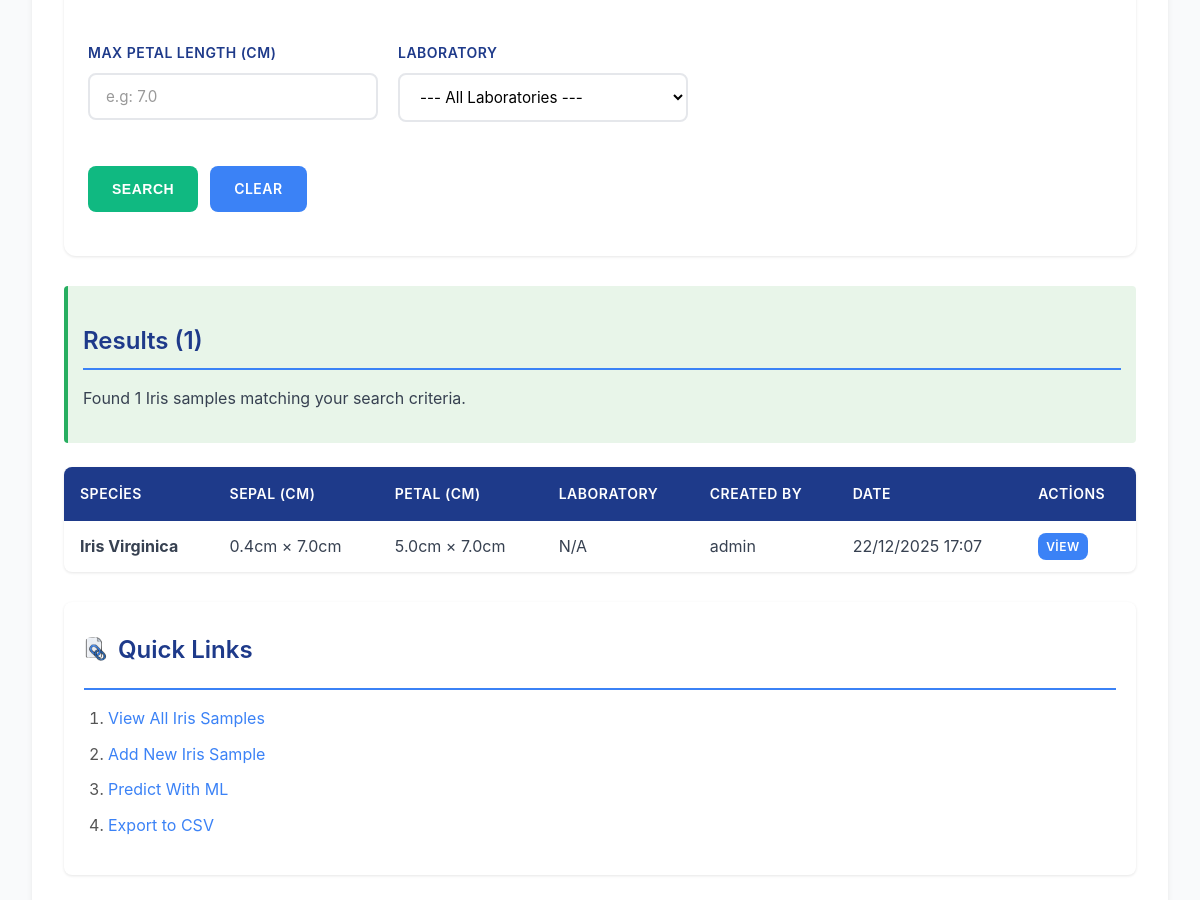
Page /search/?species=virginica (signed in, middle part) on the earlier database version.
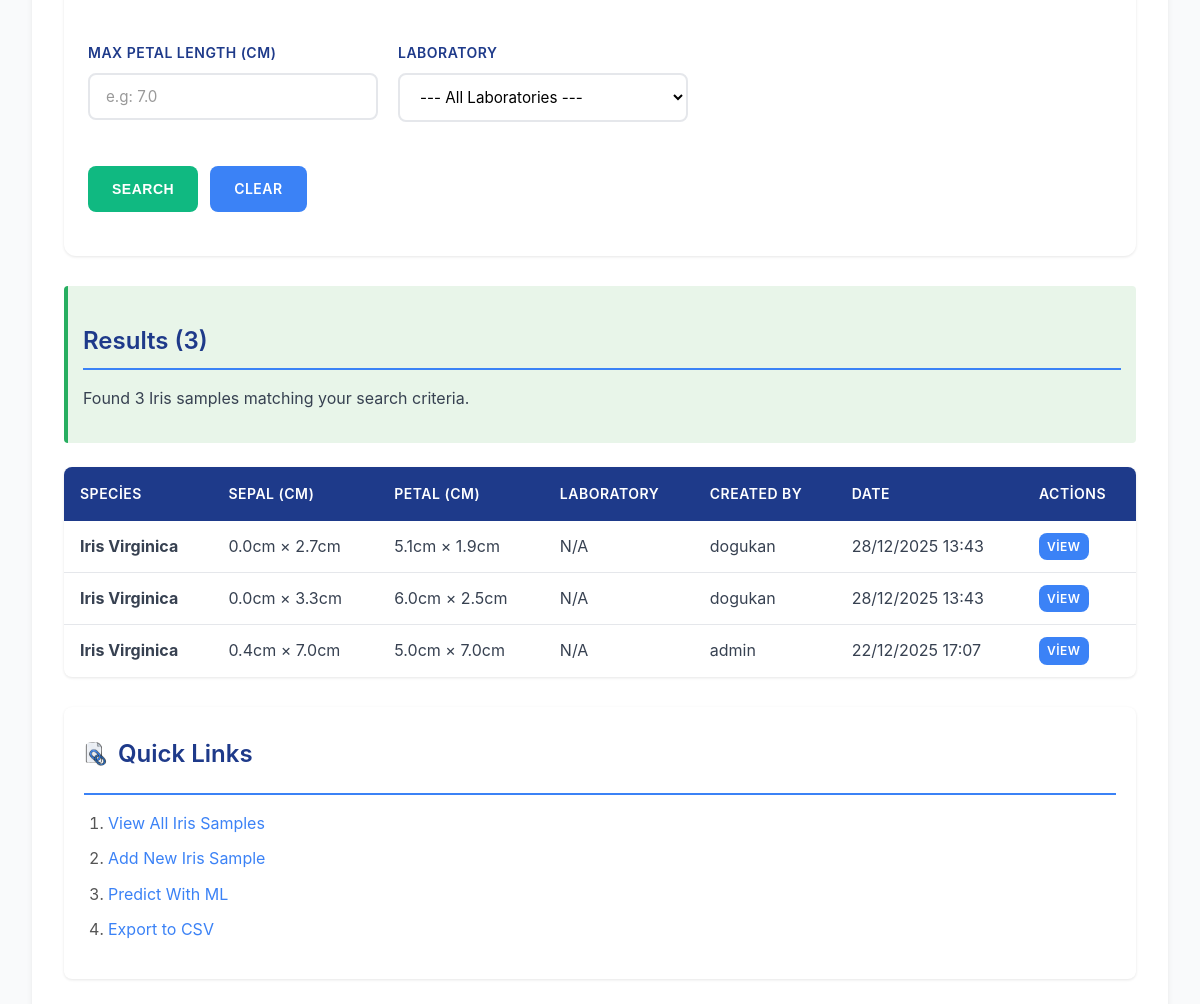
Same page on the later database version.
### iris_app/models.py (models this page shows, shortened)
class IrisPlant(models.Model):
    SPECIES_CHOICES = [
        ('setosa', 'Iris Setosa'),
        ('versicolor', 'Iris Versicolor'),
        ('virginica', 'Iris Virginica'),
    ]
    sepal_length = models.FloatField(
        verbose_name="Sepal Length (cm)",
        validators=[MinValueValidator(0.0)],
        help_text="Length of the sepal (in cm)"
    )
    sepal_width = models.FloatField(
        verbose_name="Sepal Width (cm)",
        validators=[MinValueValidator(0.0)],
        help_text="Width of the sepal (in cm)"
    )
    petal_length = models.FloatField(
        verbose_name="Petal Length (cm)",
        validators=[MinValueValidator(0.0)],
        help_text="Length of the petal (in cm)"
    )
    petal_width = models.FloatField(
        verbose_name="Petal Width (cm)",
        validators=[MinValueValidator(0.0)],
        help_text="Width of the petal (in cm)"
    )
    species = models.CharField(
        max_length=50,
        choices=SPECIES_CHOICES,
        verbose_name="Species",
        help_text="Iris plant species (setosa, versicolor or virginica)"
    )
    lab = models.ForeignKey(
        Laboratory,
        on_delete=models.SET_NULL,
        null=True,
        blank=True,
        verbose_name="Laboratory",
        related_name='iris_plants',
        help_text="Source laboratory of this sample"
    )
    created_by = models.ForeignKey(
        User,
        on_delete=models.CASCADE,
        verbose_name="Created By",
        related_name='iris_plants',
        help_text="User who created this record"
    )
    created_at = models.DateTimeField(
        auto_now_add=True,
        verbose_name="Created At"
    )
    updated_at = models.DateTimeField(
        auto_now=True,
        verbose_name="Updated At"
    )
    class Meta:
        ordering = ['-created_at']
        verbose_name = 'Iris Sample'
        verbose_name_plural = 'Iris Samples'
        indexes = [
            models.Index(fields=['species']),
            models.Index(fields=['created_at']),
            models.Index(fields=['created_by']),
        ]

### iris_app/views.py (the view)
# urls.py: path('search/', views.iris_search, name='iris_search'),
@login_required(login_url='login')
def iris_search(request):
    form = IrisSearchForm(request.GET or None)
    results = IrisPlant.objects.all().select_related('lab', 'created_by')
    search_performed = False
    if request.method == 'GET' and request.GET:
        form = IrisSearchForm(request.GET)
        if form.is_valid():
            search_performed = True
            species = form.cleaned_data.get('species')
            if species:
                results = results.filter(species=species)
            min_sepal_length = form.cleaned_data.get('min_sepal_length')
            if min_sepal_length is not None:
                results = results.filter(sepal_length__gte=min_sepal_length)
            max_sepal_length = form.cleaned_data.get('max_sepal_length')
            if max_sepal_length is not None:
                results = results.filter(sepal_length__lte=max_sepal_length)
            min_petal_length = form.cleaned_data.get('min_petal_length')
            if min_petal_length is not None:
                results = results.filter(petal_length__gte=min_petal_length)
            max_petal_length = form.cleaned_data.get('max_petal_length')
            if max_petal_length is not None:
                results = results.filter(petal_length__lte=max_petal_length)
            lab = form.cleaned_data.get('lab')
            if lab:
                results = results.filter(lab=lab)
    else:
        form = IrisSearchForm()
    context = {
        'form': form,
        'results': results,
        'result_count': results.count(),
        'search_performed': search_performed,
    }
    return render(request, 'iris_app/search.html', context)

### iris_app/templates/iris_app/search.html (shortened to what this page needs)
{% extends 'iris_app/base.html' %}
{% load static %}
{% block content %}
<div class="card">
    <div class="card-body">
        <form method="GET" novalidate>
            <div style="display: grid; grid-template-columns: repeat(auto-fit, minmax(280px, 1fr)); gap: 20px;">
                <div class="form-group">
                    <label for="id_max_petal_length">Max Petal Length (cm)</label>
                    <input type="number" id="id_max_petal_length" name="max_petal_length" step="0.1" min="0" class="form-input" placeholder="e.g: 7.0" value="{{ request.GET.max_petal_length }}">
                </div>
                <div class="form-group">
                    <label for="id_lab">Laboratory</label>
                    <select id="id_lab" name="lab" class="form-input">
                        <option value="">--- All Laboratories ---</option>
                    </select>
                </div>
            </div>
            <div class="btn-group" style="margin-top: 20px;">
                <button type="submit" class="btn btn-success">Search</button>
                <a href="{% url 'iris_search' %}" class="btn">Clear</a>
            </div>
        </form>
    </div>
</div>
{% if search_performed %}
    <div style="margin-top: 30px;">
        {% if results %}
            <div class="div-success">
                <h2>Results ({{ result_count }})</h2>
                <p>Found {{ result_count }} Iris samples matching your search criteria.</p>
            </div>
            <table>
                <thead>
                    <tr>
                        <th>Species</th>
                        <th>Sepal (cm)</th>
                        <th>Petal (cm)</th>
                        <th>Laboratory</th>
                        <th>Created By</th>
                        <th>Date</th>
                        <th>Actions</th>
                    </tr>
                </thead>
                <tbody>
                    {% for sample in results %}
                    <tr>
                        <td><strong>{{ sample.get_species_display }}</strong></td>
                        <td>{{ sample.sepal_length }}cm × {{ sample.sepal_width }}cm</td>
                        <td>{{ sample.petal_length }}cm × {{ sample.petal_width }}cm</td>
                        <td>{{ sample.lab.name|default:"N/A" }}</td>
                        <td>{{ sample.created_by.username }}</td>
                        <td>{{ sample.created_at|date:"d/m/Y H:i" }}</td>
                        <td>
                            <a href="{% url 'iris_detail' sample.pk %}" class="btn" style="padding: 4px 8px; font-size: 12px;">View</a>
                        </td>
                    </tr>
                    {% endfor %}
                </tbody>
            </table>
        {% else %}
            <div class="div-danger">
                <h2> No Results Found</h2>
                <p>No Iris samples match your search criteria. Please try different search parameters.</p>
                <a href="{% url 'iris_search' %}" class="btn" style="margin-top: 10px;">Clear Search</a>
            </div>
        {% endif %}
    </div>
{% endif %}
<div class="div-section" style="margin-top: 30px;">
    <h2 style="display: flex; align-items: center; gap: 10px; margin-top: 0;">
    <img src="{% static 'images/hyperlink.png' %}" alt="Idea Icon" style="width: 24px; height: 24px;" onerror="this.style.display='none'">
    Quick Links
</h2>
    <ol>
        <li><a href="{% url 'iris_list' %}">View All Iris Samples</a></li>
        <li><a href="{% url 'iris_create' %}">Add New Iris Sample</a></li>
        <li><a href="{% url 'iris_predict' %}">Predict With ML</a></li>
        <li><a href="{% url 'export_csv' %}">Export to CSV</a></li>
    </ol>
</div>
{% endblock %}

Differences in the rows shown:
added IrisPlant: species "Iris Virginica", sepal_length "0.0", sepal_width "2.7", petal_length "5.1", petal_width "1.9", lab.name "N/A", created_by.username "dogukan", created_at "28/12/2025 13:43"
added IrisPlant: species "Iris Virginica", sepal_length "0.0", sepal_width "3.3", petal_length "6.0", petal_width "2.5", lab.name "N/A", created_by.username "dogukan", created_at "28/12/2025 13:43"
Other differences:
{{ result_count }}: "1" → "3"
